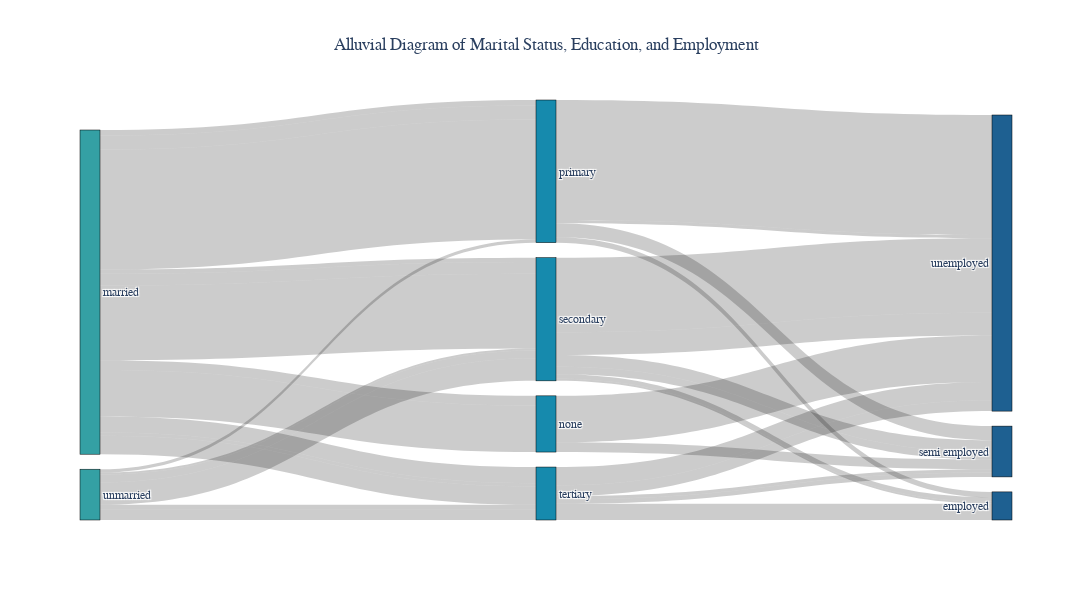

Write notebook code for a chart like this one.
### Code cell
import plotly.graph_objects as go

grouped_df = df.groupby(['Marital status', 'Education', 'Employment']).size().reset_index(name='count')

marital_status = df['Marital status'].unique().tolist()
education = df['Education'].unique().tolist()
employment = df['Employment'].unique().tolist()

categories = marital_status + education + employment

category_index = {category: index for index, category in enumerate(categories)}

nodes = [{"name": category} for category in categories]

links = []
for _, row in grouped_df.iterrows():
    marital_idx = category_index[row['Marital status']]
    education_idx = category_index[row['Education']]
    employment_idx = category_index[row['Employment']]

    links.append({
        "source": marital_idx,
        "target": education_idx,
        "value": row['count']
    })

    links.append({
        "source": education_idx,
        "target": employment_idx,
        "value": row['count']
    })

color_map = {
    'married': '#34a0a4',
    'unmarried': '#34a0a4',
    'none': '#168aad',
    'primary': '#168aad',
    'secondary': '#168aad',
    'tertiary': '#168aad',
    'unemployed': '#1e6091',
    'employed': '#1e6091',
    'semi employed': '#1e6091'
}

node_colors = [color_map[node['name']] if node['name'] in color_map else '#888' for node in nodes]

fig = go.Figure(data=[go.Sankey(
    node=dict(
        pad=15,
        thickness=20,
        line=dict(color="black", width=0.5),
        label=[node['name'] for node in nodes],
        color=node_colors
    ),
    link=dict(
        source=[link['source'] for link in links],
        target=[link['target'] for link in links],
        value=[link['value'] for link in links],
        color="rgba(0, 0, 0, 0.2)"
    )
)])

fig.update_layout(
    title_text="Alluvial Diagram of Marital Status, Education, and Employment",
    font=dict(family="cursive", size=12),
    plot_bgcolor='white',
    width=1600,
    height=600,
    title_x=0.5,
    xaxis=dict(showline=True, linewidth=2, linecolor='black'),
    yaxis=dict(showline=True, linewidth=2, linecolor='black')
)

fig.show()

### Figure 1 — Plotly figure (JSON) as saved in the notebook; plotly's stock layout.template omitted (floating-point values rounded to 4 significant figures)
{"data": [{"link": {"color": "rgba(0, 0, 0, 0.2)", "source": [0, 5, 0, 5, 0, 4, 0, 4, 0, 4, 0, 2, 0, 2, 0, 2, 0, 3, 0, 3, 0, 3, 1, 4, 1, 2, 1, 2, 1, 2, 1, 3, 1, 3], "target": [5, 7, 5, 6, 4, 8, 4, 7, 4, 6, 2, 8, 2, 7, 2, 6, 3, 8, 3, 7, 3, 6, 4, 6, 2, 8, 2, 7, 2, 6, 3, 7, 3, 6], "value": [9, 9, 43, 43, 5, 5, 13, 13, 111, 111, 4, 4, 11, 11, 69, 69, 15, 15, 3, 3, 17, 17, 3, 3, 2, 2, 7, 7, 21, 21, 4, 4, 10, 10]}, "node": {"color": ["#34a0a4", "#34a0a4", "#168aad", "#168aad", "#168aad", "#168aad", "#1e6091", "#1e6091", "#1e6091"], "label": ["married", "unmarried", "secondary", "tertiary", "primary", "none", "unemployed", "semi employed", "employed"], "line": {"color": "black", "width": 0.5}, "pad": 15, "thickness": 20}, "type": "sankey"}], "layout": {"font": {"family": "cursive", "size": 12}, "height": 600, "plot_bgcolor": "white", "title": {"text": "Alluvial Diagram of Marital Status, Education, and Employment", "x": 0.5}, "width": 1600, "xaxis": {"linecolor": "black", "linewidth": 2, "showline": true}, "yaxis": {"linecolor": "black", "linewidth": 2, "showline": true}}}
